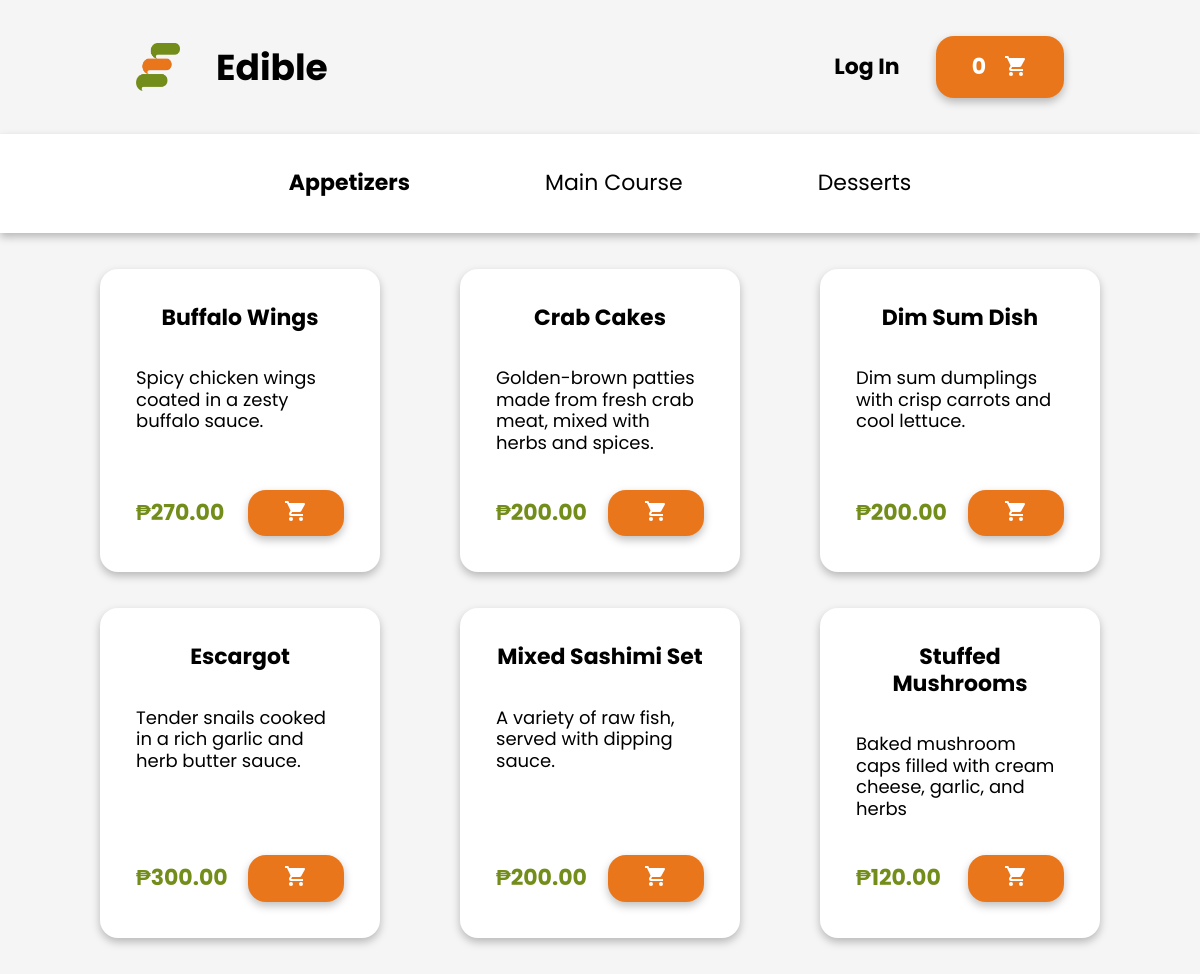
The page /html/menu-page.php on the database its author committed.
### tables this page shows
CREATE TABLE menu (
  id int(11) NOT NULL AUTO_INCREMENT,
  name varchar(50) NOT NULL,
  description text NOT NULL,
  price int(11) NOT NULL,
  category varchar(50) NOT NULL,
  status tinyint(4) NOT NULL,
  PRIMARY KEY (id)
);

### html/menu-page.php (the view, shortened to what this page needs)
<?php
include("../scripts/connection.php");
$fetchMenuItemsQuery = "SELECT * FROM menu WHERE status = 1 ORDER BY category, name";
$menuItems = $conn->query($fetchMenuItemsQuery);
$menu = array(
    'appetizer' => array(),
    'main-course' => array(),
    'dessert' => array()
);
if ($menuItems->num_rows > 0) {
    while ($menuItemRow = $menuItems->fetch_assoc()) {
        $menuCategory = strtolower($menuItemRow['category']);
        if (isset($menu[$menuCategory])) {
            $menu[$menuCategory][] = $menuItemRow;
        }
    }
}
?>
<!DOCTYPE html>
<html lang="en">
<head>
    <link rel="stylesheet" href="../css/styles.css">
    <link rel="stylesheet" href="../css/menustyles.css">
</head>
<body>
        <header class="header-container section-container flex justify-center">
            <div class="header section-content flex align-center space-between">
                <div class="header-left flex big-gap align-center">
                    <a href="../index.html" class="pointer">
                        <div class="company-container flex align-center big-gap">
                            <img class="company-image" src="../images/restaurant/edible-logo.png" alt="Company Image">
                            <h1 class="bold capitalize">Edible</h1>
                        </div>
                    </a>
                </div>
                <div class="header-right flex big-gap align-center">
                    <?php if (isset($_SESSION['username'])): ?>
                        <span class="bold capitalize text-medium"><?php echo $_SESSION['username']; ?></span>
                        <form action="../scripts/logout.php" method="post" class="logout-form">
                            <button type="submit" class="logout-button" aria-label="Logout">
                                <svg xmlns="http://www.w3.org/2000/svg" width="24" height="24" viewBox="0 0 24 24">
                                    <path fill="#333" d="M5 21q-.825 0-1.412-.587T3 19V5q0-.825.588-1.412T5 3h7v2H5v14h7v2zm11-4l-1.375-1.45l2.55-2.55H9v-2h8.175l-2.55-2.55L16 7l5 5z"/>
                                </svg>
                            </button>
                        </form>
                    <?php else: ?>
                        <a href="../html/login-page.php">
                            <button class="login-button">
                                <span class="bold capitalize text-medium">Log In</span>
                            </button>
                        </a>
                    <?php endif; ?>
                    <button class="cart-button basic-shadow flex gap radius" aria-label="Cart Button">
                        <span class="bold text-medium">0</span>
                    </button>
                </div>
            </div>
        </header>
    <main class="menu-container flex column">
        <section class="categories-tab-list flex justify-center basic-shadow">
            <button class="appetizer-button categories-tab active " onclick="showTab('appetizer')">
                <span class="capitalize text-medium">Appetizers</span>
            </button>
            <button class="main-course-button categories-tab" onclick="showTab('main-course')">
                <span class="capitalize text-medium">Main Course</span>
            </button>
            <button class="dessert-button categories-tab" onclick="showTab('dessert')">
                <span class="capitalize text-medium">Desserts</span>
            </button>
        </section>
        <section class="category section-container flex column justify-center align-center big-gap">
            <?php foreach ($menu as $category => $categoryMenuItems): ?>
            <div class="<?php echo $category; ?>-container section-content tab-container big-gap space-between <?php echo $category === 'appetizer' ? 'tab-container-active' : ''; ?>">
                <?php foreach ($categoryMenuItems as $categoryMenuitem): ?>
                    <article class="menu-item-container basic-shadow flex justify-center radius">
                        <div class="menu-item flex align-center column big-gap">
                            <span class="menu-item-title bold text-medium"><?php echo htmlspecialchars($categoryMenuitem['name']); ?></span>
                            <div class="menu-item-info flex column space-between">
                                <p class="menu-item-description"><?php echo htmlspecialchars($categoryMenuitem['description']); ?></p>
                                <div class="menu-items-action-container flex align-center space-between">
                                    <span class="bold text-medium">₱<?php echo number_format($categoryMenuitem['price'], 2); ?></span>
                                    <button class="add-to-cart-button radius basic-shadow" aria-label="Add to cart" data-id="<?php echo $categoryMenuitem['id']; ?>" data-name="<?php echo htmlspecialchars($categoryMenuitem['name']); ?>" data-price="<?php echo $categoryMenuitem['price']; ?>">
                                    </button>
                                </div>
                            </div>
                        </div>
                    </article>
                <?php endforeach; ?>
            </div>
            <?php endforeach; ?>
        </section>
    </main>
</body>
</html>

### css/styles.css (style rules this page uses)
:root { --black: #333; --orange: #E9761B; --green: #728D1A; --dark-gray: #555555; --grayish-white: #f5f5f5; }
* { margin: 0; padding: 0; box-sizing: border-box; font-family: Poppins, Arial; font-size: 18px; line-height: 1.2; }
h1, .text-largest { font-size: 36px; }
h3, .text-medium { font-size: 22px; }
.bold { font-weight: bold; }
.capitalize { text-transform: capitalize; }
.flex { display: flex; }
.justify-center { justify-content: center; }
.space-between { justify-content: space-between; }
.align-center { align-items: center; }
.column { flex-direction: column; }
.big-gap { gap: 2rem; }
.gap { gap: 1rem; }
.radius { border-radius: 1rem; }
.pointer { cursor: pointer; }
button, input, a { all: unset; box-sizing: border-box; }
.basic-shadow { box-shadow: 0px 4px 8px rgba(0, 0, 0, 0.25); }
.section-container { width: 100%; }
.section-content { width: 1000px; }
.company-image { width: 44px; height: 48px; }

### css/menustyles.css (style rules this page uses)
.menu-container { width: 100%; min-height: 100vh; background: var(--grayish-white); }
.header { padding: 2rem; }
.header-container { background: var(--grayish-white); }
.company-image { width: 44px; height: 48px; }
.cart-button { padding: 1rem 2rem; background: var(--orange); color: white; }
.category { padding: 2rem; }
.categories-tab-list { padding-top: 2rem; padding-bottom: 2rem; gap: 135px; background: white; }
.categories-tab.active { font-weight: bold; }
.tab-container { display: none; flex-wrap: wrap; }
.tab-container-active { display: flex; }
.menu-item-container { width: 280px; padding: 2rem; background: white; }
.menu-item-title { text-align: center; }
.menu-item-info { width: 100%; height: 100%; gap: 2rem; }
.menu-item-description { min-height: 65px; }
.menu-items-action-container { width: 100%; color: var(--green); }
.menu-item { width: 100%; }
.add-to-cart-button { padding: 0.5rem 2rem; background: var(--orange); }

### rows shown on the page
menu: name "Buffalo Wings", description "Spicy chicken wings coated in a zesty buffalo sauce.", price "270.00"
menu: name "Crab Cakes", description "Golden-brown patties made from fresh crab meat, mixed with herbs and spices.", price "200.00"
menu: name "Dim Sum Dish", description "Dim sum dumplings with crisp carrots and cool lettuce.", price "200.00"
menu: name "Escargot", description "Tender snails cooked in a rich garlic and herb butter sauce.", price "300.00"
menu: name "Mixed Sashimi Set", description "A variety of raw fish, served with dipping sauce.", price "200.00"
menu: name "Stuffed Mushrooms", description "Baked mushroom caps filled with cream cheese, garlic, and herbs", price "120.00"
